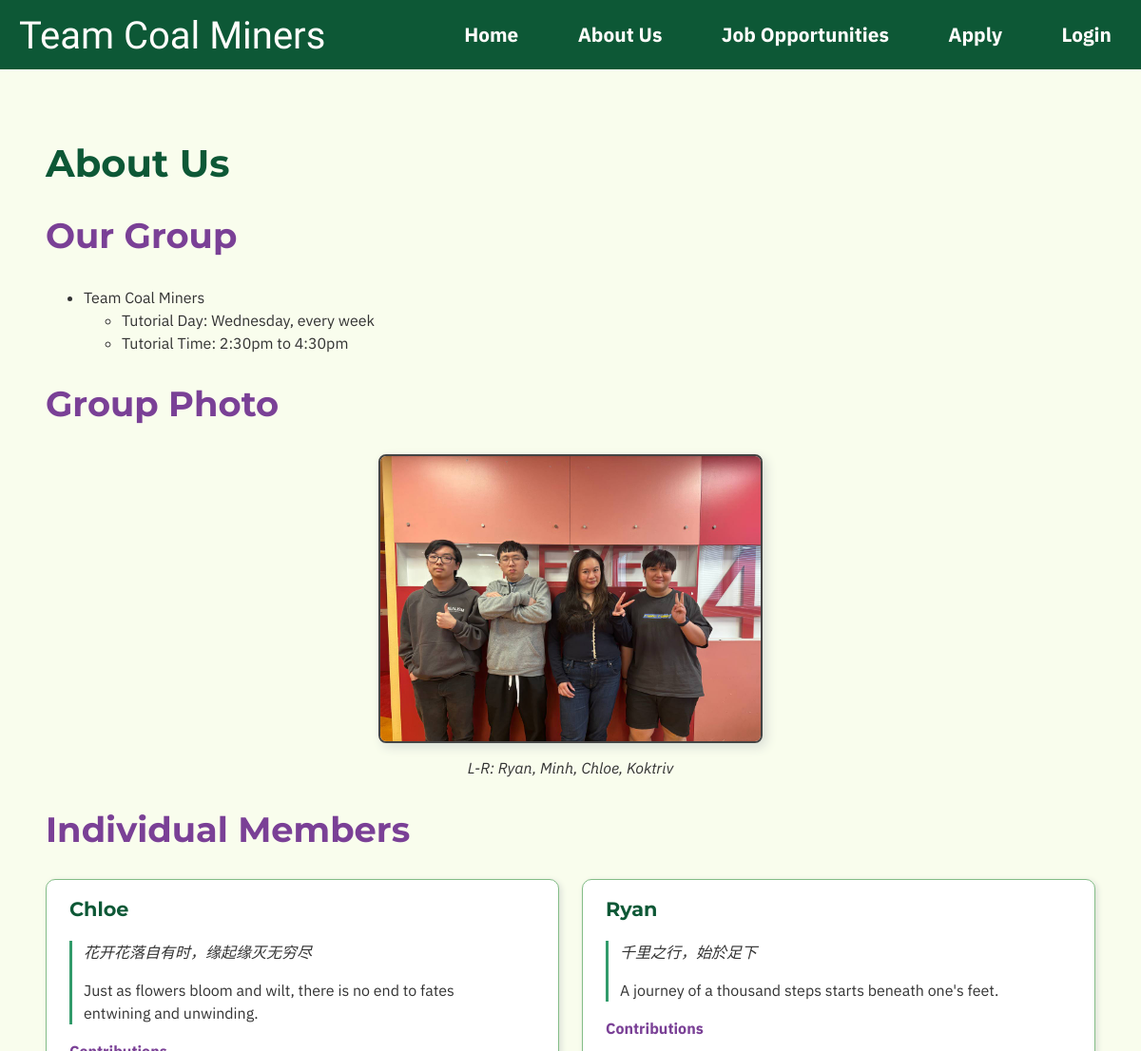
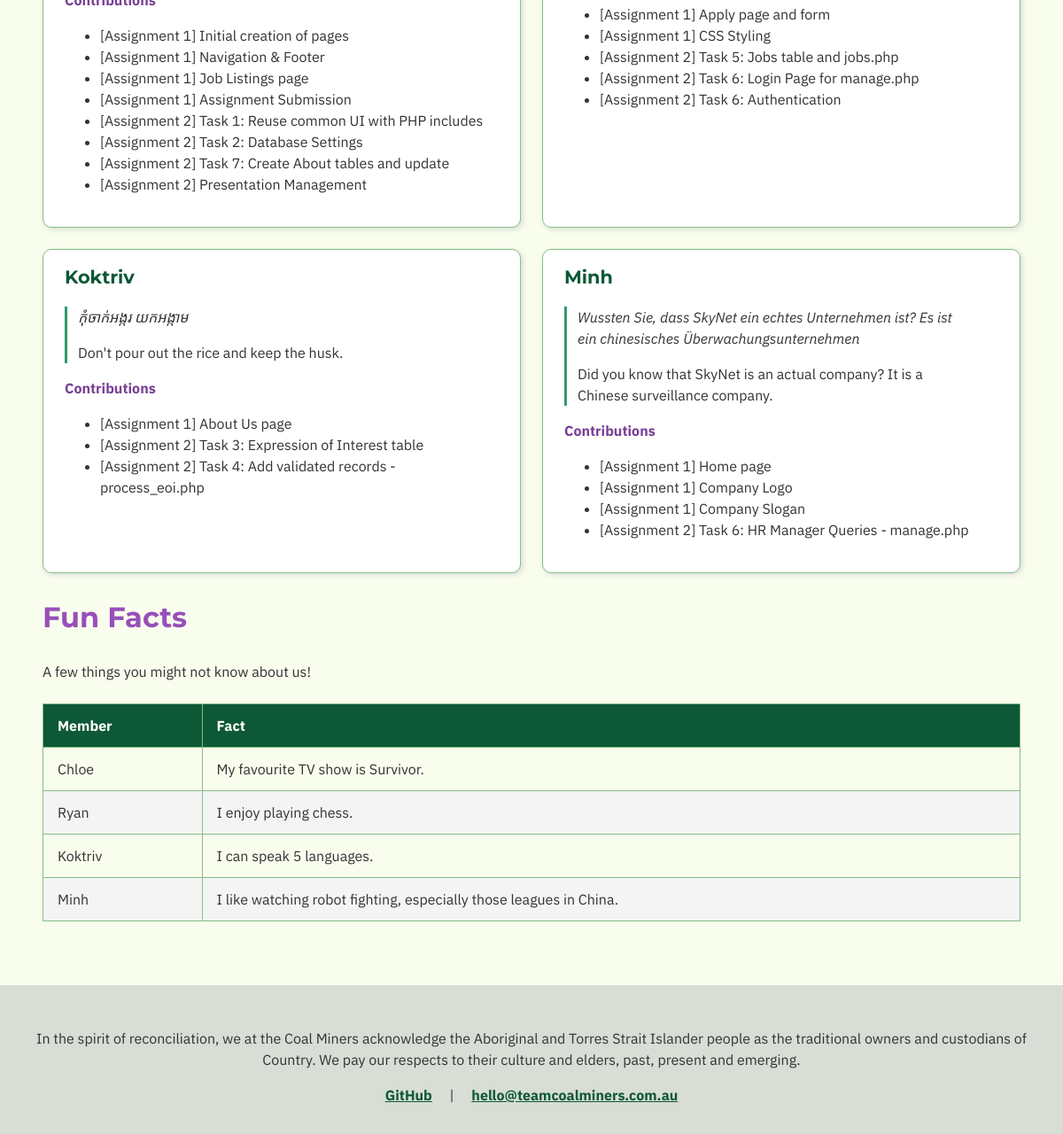
Page /about.php on the committed database (2 pictures, top to bottom).
### tables this page shows
CREATE TABLE `quote` (
  `quote_id` int(11) NOT NULL,
  `member_id` int(11) NOT NULL,
  `quote` text NOT NULL,
  `translation` text NOT NULL
);

CREATE TABLE `members` (
  `member_id` int(11) NOT NULL,
  `first_name` varchar(20) NOT NULL,
  `middle_name` varchar(20) DEFAULT NULL,
  `last_name` varchar(30) NOT NULL
);

CREATE TABLE `contributions` (
  `contribution_id` int(11) NOT NULL,
  `member_id` int(11) NOT NULL,
  `project_id` int(11) NOT NULL,
  `contribution` text DEFAULT NULL
);

CREATE TABLE `projects` (
  `project_id` int(11) NOT NULL,
  `project_name` varchar(100) DEFAULT NULL
);

CREATE TABLE `fun_facts` (
  `fact_id` int(11) NOT NULL,
  `member_id` int(11) NOT NULL,
  `fact` text NOT NULL
);

### about.php (the view, shortened to what this page needs)
<!DOCTYPE html>
<html lang="en">
<head>
    <link rel="stylesheet" href="style/style.css">
</head>
<body>
    <header>
    <?php
        include ('nav.inc');
    ?>
    </header>
    <main>
        <h1>About Us</h1>
        <section aria-labelledby="group-info-heading">
            <h2 id="group-info-heading">Our Group</h2>
            <ul>
                <li>Team Coal Miners
                    <ul>
                        <li>Tutorial Day: Wednesday, every week</li>
                        <li>Tutorial Time: 2:30pm to 4:30pm</li>
                    </ul>
                </li>
            </ul>
        </section>
        <section aria-labelledby="photo-heading">
            <h2 id="photo-heading">Group Photo</h2>
            <figure class="team-photo">
                <img src="images/group-photo.jpg" alt="The Team Coal Miners group standing together"
                    style="border: 2px solid #444444;">
                <figcaption>L-R: Ryan, Minh, Chloe, Koktriv</figcaption>
            </figure>
        </section>
        <section aria-labelledby="members-heading">
            <h2 id="members-heading">Individual Members</h2>
            <div class="team-showcase">
            <?php
            require_once('settings.php');
            $dbconn = @mysqli_connect($host,$user,$pwd,$sql_db);
            if ($dbconn) {
                $quoteQuery = "SELECT members.member_id, members.first_name, quote.quote, quote.translation FROM members INNER JOIN quote ON members.member_id = quote.member_id;";
                $result = mysqli_query($dbconn,$quoteQuery);
                if($result){
                    while ($quote = mysqli_fetch_assoc($result)) {
                        $member = $quote['member_id'];
                        $contributionQuery = "SELECT contributions.contribution, projects.project_name FROM contributions INNER JOIN projects ON contributions.project_id = projects.project_id WHERE member_id = $member;";
                        $contrib = mysqli_query($dbconn,$contributionQuery);
                        echo "<section class=\"member-slide\" aria-labelledby=\"".strtolower($quote['first_name'])."-heading\">";
                        echo "<h3>".$quote['first_name']."</h3>";
                        echo "<blockquote>";
                        echo "<p class=\"quote-original\">".$quote['quote']."</p>";
                        echo "<p>".$quote['translation']."</p>";
                        echo "</blockquote>";
                        if($contrib){
                            echo "<dl>";
                            echo "<dt>Contributions</dt>";
                            echo "<dd>";
                            echo "<ul>";
                            while ($contribution = mysqli_fetch_assoc($contrib)) {
                                echo "<li>[".$contribution['project_name']."] ".$contribution['contribution']."</li>";
                            }
                            echo "</ul>";
                            echo "</dd>";
                            echo "</dl>";
                        }
                        else {
                            echo "No contributions";
                        }
                        echo "</section>";
                    }
                }
                else {
                    echo "<p>No quote to show.</p>";
                }
            }
            else {
                echo "<p>Unable to connect to the db</p>";
            }
            ?>
            </div>
            <section>
            <h3 id="funfacts-heading">Fun Facts</h3>
                <caption>A few things you might not know about us!</caption>
            <?php
                $dbconn = @mysqli_connect($host,$user,$pwd,$sql_db);
                if ($dbconn) {
                    $query = "SELECT members.first_name, fun_facts.fact FROM members LEFT JOIN fun_facts ON members.member_id = fun_facts.member_id;";
                            $result = mysqli_query($dbconn,$query);
                            if($result){
                                echo '<table class="team-table">';
                                echo "<thead>";
                                echo "<tr>";
                                echo '<th scope="col">Member</th>';
                                echo '<th scope="col">Fact</th>';
                                echo "</tr>";
                                echo "</thead>";
                                echo "<tbody>";
                                while ($row = mysqli_fetch_assoc($result)) {
                                    echo "<tr>";
                                    echo "<td>" . $row['first_name'] . "</td>";
                                    echo "<td>" . $row['fact'] . "</td>";
                                    echo "</tr>";
                                }
                                echo "</tbody>";
                                echo "</table>";
                            }
                            else {
                                echo "<p>No fun facts. We're no fun.</p>";
                            }
                        }
                        else {
                            echo "<p>Unable to connect to the db</p>";
                }
            ?>
        </section>
        </section>
    </main>
    <footer>
        <?php
            include('footer.inc')
        ?>
    </footer>
</body>
</html>

### style/style.css (style rules this page uses)
* { font-family: 'IBM Plex Sans', sans-serif; font-size: 1em; line-height: 1.5; color: #333333; }
body { margin: 0; padding: 0; display:flex; min-height: 100dvh; flex-direction: column; background-color: #f9fded; }
h1 { font-family: 'Montserrat', Verdana, sans-serif; font-size: 2.5em; font-weight: 700; line-height: 1.2; color: #0d5836; }
h2 { font-family: 'Montserrat', Verdana, sans-serif; font-size: 2.3em; font-weight: 700; line-height: 1.2; color: #7a4096; }
h3 { font-family: 'Montserrat', Verdana, sans-serif; font-size: 2em; font-weight: 700; line-height: 1.1; color: #974FBA; }
main { padding: 3em; }
footer { padding: 1em; background-color: #d8ddd5; overflow: auto; text-align: center; margin-top: auto; }
.team-photo { margin: 1.5em 0; text-align: center; }
.team-photo img { max-width: 400px; width: 100%; border-radius: 8px; box-shadow: 4px 4px 12px #d8ddd5; }
.team-photo figcaption { margin-top: 0.5em; font-style: italic; color: #333333; }
.team-showcase { display: grid; grid-template-columns: repeat(2, 1fr); gap: 1.5em; margin: 1.5em 0; }
.member-slide { background-color: #ffffff; border: 1px solid #84bd87; border-radius: 10px; padding: 1.25em 1.5em; box-shadow: 2px 2px 6px #d8ddd5; transition: transform 0.2s ease, box-shadow 0.2s ease; }
.member-slide h3 { font-size: 1.3em; margin-top: 0; color: #0d5836; }
.member-slide blockquote { margin-left: 0; padding-left: 0.75em; border-left: 3px solid #329b6b; color: #333333; }
.member-slide dl { margin-top: 1em; }
.member-slide dt { font-weight: bold; color: #7a4096; }
.member-slide dd { margin-left: 0; }
.team-table { width: 100%; border-collapse: collapse; margin: 1.5em 0; }
.team-table th, .team-table td { border: 1px solid #84bd87; padding: 0.75em 1em; text-align: left; }
.team-table thead th { background-color: #0d5836; color: #ffffff; }
.team-table tbody tr:nth-child(even) { background-color: #f4f4f4; }

### about.php (style rules this page uses)
.quote-original { font-style: italic; }

### rows in the picture
quote: member.first_name "Chloe", quote "花开花落自有时，缘起缘灭无穷尽", translation "Just as flowers bloom and wilt, there is no end to fates entwining and unwinding."
contributions: project.project_name "Assignment 1", contribution "Initial creation of pages"
contributions: project.project_name "Assignment 1", contribution "Navigation & Footer"
contributions: project.project_name "Assignment 1", contribution "Job Listings page"
contributions: project.project_name "Assignment 1", contribution "Assignment Submission"
contributions: project.project_name "Assignment 2", contribution "Task 1: Reuse common UI with PHP includes"
contributions: project.project_name "Assignment 2", contribution "Task 2: Database Settings"
contributions: project.project_name "Assignment 2", contribution "Task 7: Create About tables and update"
contributions: project.project_name "Assignment 2", contribution "Presentation Management"
quote: member.first_name "Ryan", quote "千里之行，始於足下", translation "A journey of a thousand steps starts beneath one's feet."
contributions: project.project_name "Assignment 1", contribution "Apply page and form"
contributions: project.project_name "Assignment 1", contribution "CSS Styling"
contributions: project.project_name "Assignment 2", contribution "Task 5: Jobs table and jobs.php"
contributions: project.project_name "Assignment 2", contribution "Task 6: Login Page for manage.php"
contributions: project.project_name "Assignment 2", contribution "Task 6: Authentication"
quote: member.first_name "Koktriv", quote "កុំចាក់អង្ករ យកអង្កាម", translation "Don't pour out the rice and keep the husk."
contributions: project.project_name "Assignment 1", contribution "About Us page"
contributions: project.project_name "Assignment 2", contribution "Task 3: Expression of Interest table"
contributions: project.project_name "Assignment 2", contribution "Task 4: Add validated records - process_eoi.php"
quote: member.first_name "Minh", quote "Wussten Sie, dass SkyNet ein echtes Unternehmen ist? Es ist ein chinesisches Überwachungsunternehmen", translation "Did you know that SkyNet is an actual company? It is a Chinese surveillance company."
contributions: project.project_name "Assignment 1", contribution "Home page"
contributions: project.project_name "Assignment 1", contribution "Company Logo"
contributions: project.project_name "Assignment 1", contribution "Company Slogan"
contributions: project.project_name "Assignment 2", contribution "Task 6: HR Manager Queries - manage.php"
fun_facts: member.first_name "Chloe", fact "My favourite TV show is Survivor."
fun_facts: member.first_name "Ryan", fact "I enjoy playing chess."
fun_facts: member.first_name "Koktriv", fact "I can speak 5 languages."
fun_facts: member.first_name "Minh", fact "I like watching robot fighting, especially those leagues in China."
